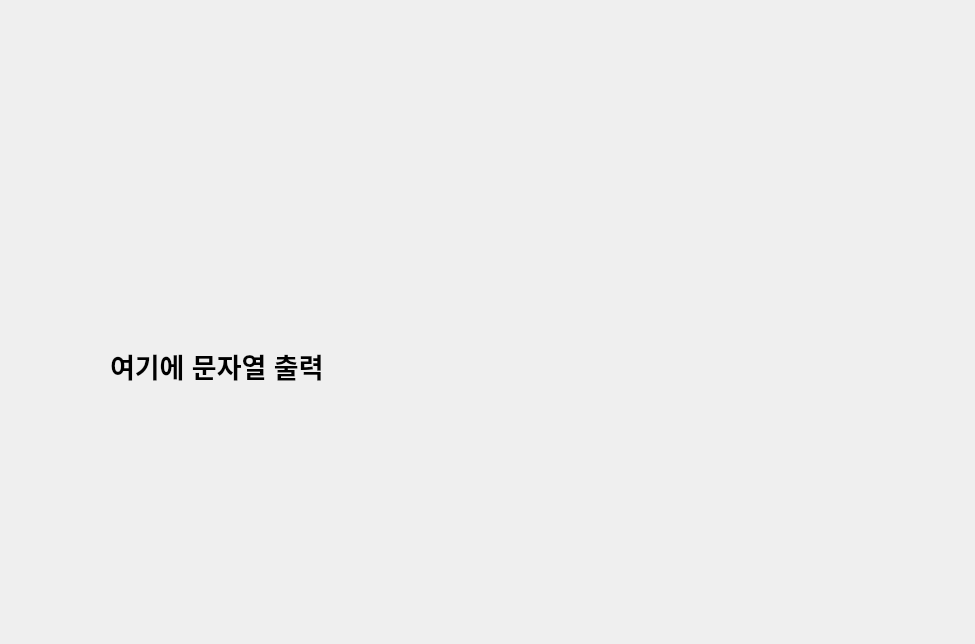
<?xml version="1.0" encoding="UTF-8"?>
<ui version="4.0">
 <class>Dialog</class>
 <widget class="QDialog" name="Dialog">
  <property name="geometry">
   <rect>
    <x>0</x>
    <y>0</y>
    <width>975</width>
    <height>644</height>
   </rect>
  </property>
  <property name="windowTitle">
   <string>Dialog</string>
  </property>
  <widget class="QLabel" name="label">
   <property name="geometry">
    <rect>
     <x>110</x>
     <y>280</y>
     <width>481</width>
     <height>171</height>
    </rect>
   </property>
   <property name="font">
    <font>
     <pointsize>20</pointsize>
     <bold>true</bold>
    </font>
   </property>
   <property name="text">
    <string>여기에 문자열 출력</string>
   </property>
  </widget>
 </widget>
 <resources/>
 <connections/>
</ui>
